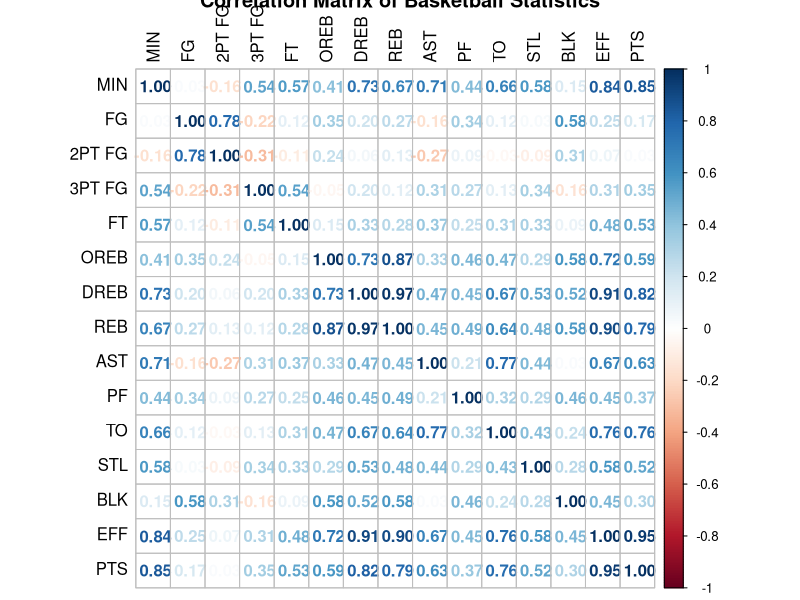
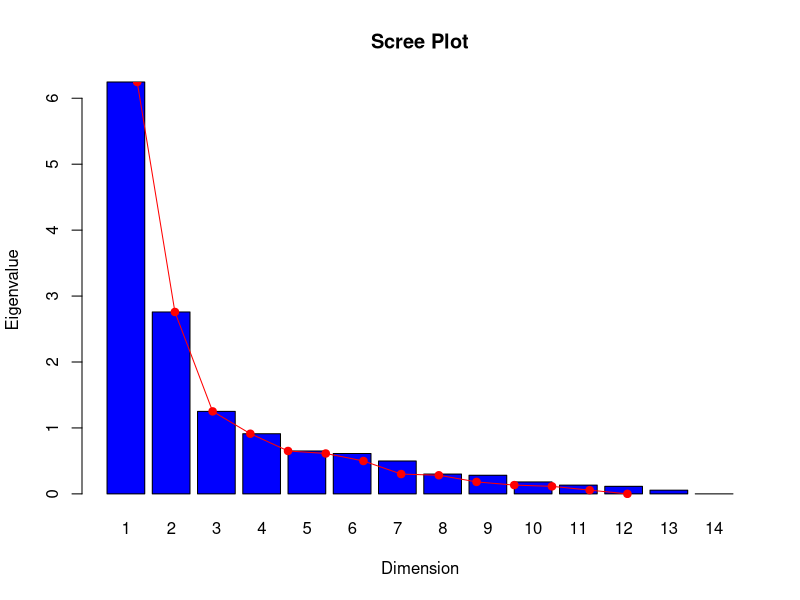
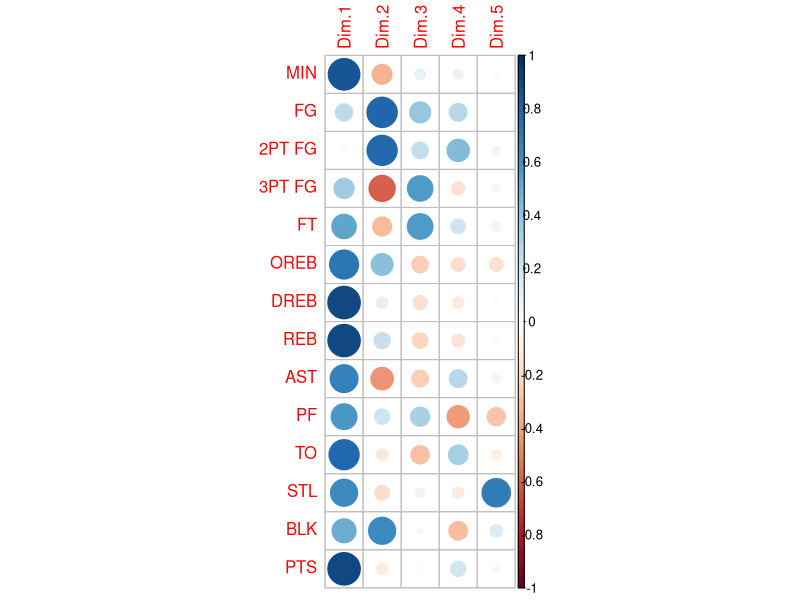
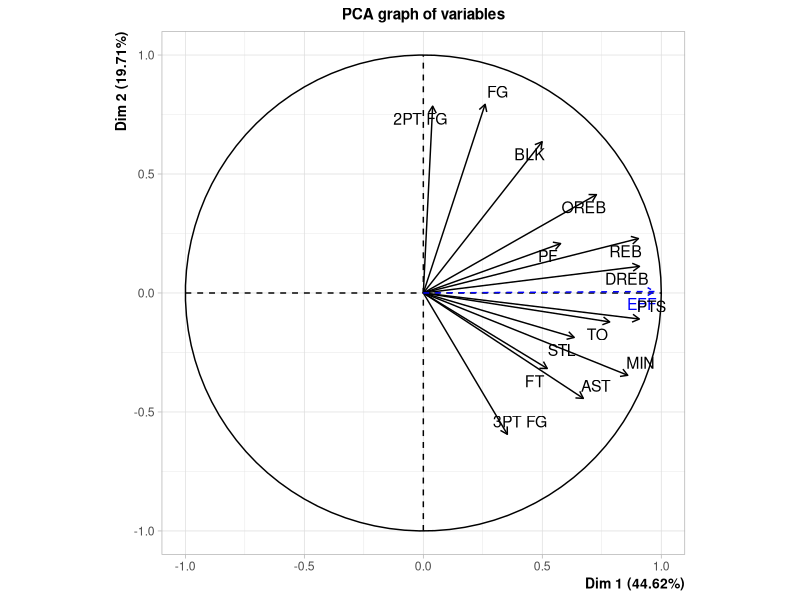
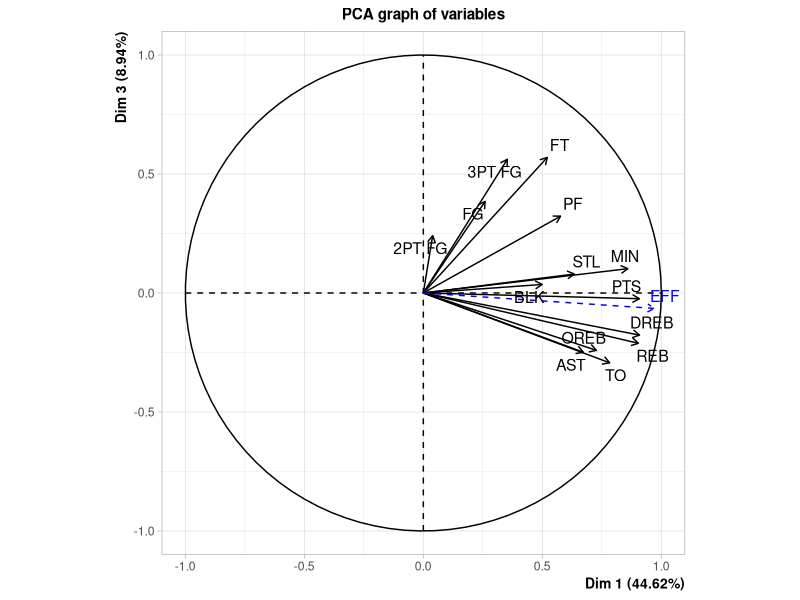
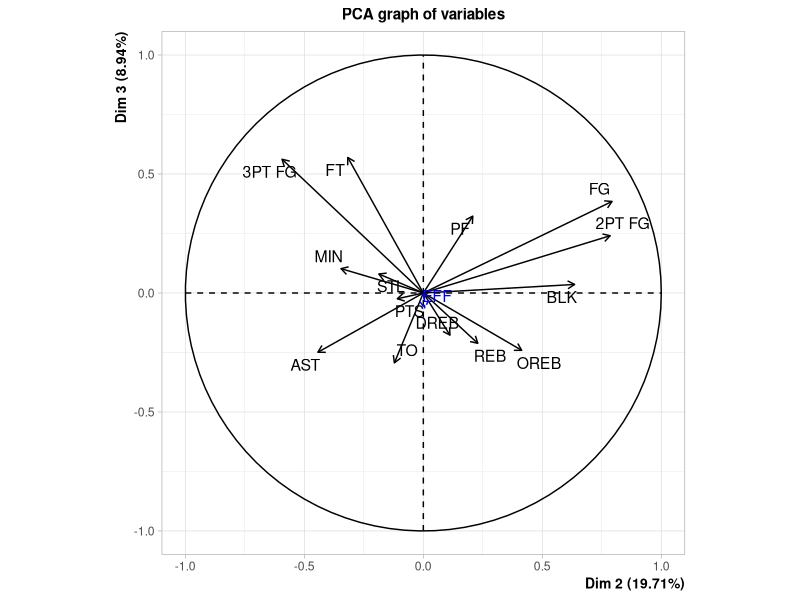
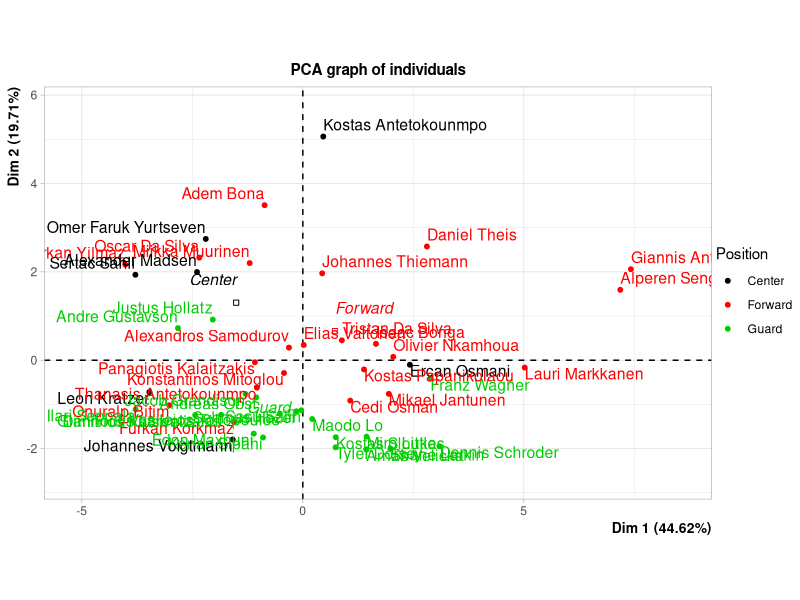
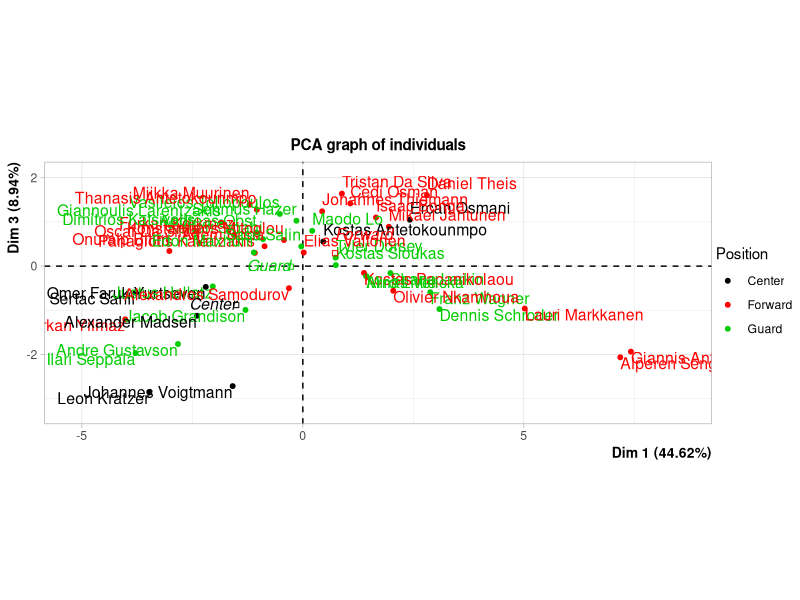

Write the R code that produced these figures, in order.
## ---- chunk 1
options(contrasts=c("contr.treatment","contr.treatment"))

if(!is.null(dev.list())) dev.off()
rm(list = ls())

library(readxl)
library(corrplot)
library(FactoMineR)
## ---- chunk 2
df <- read_excel("data_Eurobasket_2025.xlsx")

df <- as.data.frame(df)

rownames(df) <- df$PLAYER

df <- df[,-1] # remove player column after setting it as a rowname
## ---- chunk 3
summary(df)

df$Team <- as.factor(df$Team)

df$Position <- as.factor(df$Position)

str(df)
## ---- chunk 4
requested_var <- c("Position", "MIN", "FG", "2PT FG", "3PT FG", "FT", "OREB", "DREB", "REB", "AST", "PF", "TO", "STL", "BLK", "EFF", "PTS")

df_subset <- df[,requested_var]

cor_matrix <- cor(df_subset[,-1])

corrplot(cor_matrix, method = "number", tl.col = "black", title = "Correlation Matrix of Basketball Statistics")
## ---- chunk 5
eff_idx <- which(colnames(df_subset) == "EFF")
pos_idx <- which(colnames(df_subset) == "Position")

res.pca <- PCA(df_subset,
           scale.unit = TRUE,
           quali.sup  = pos_idx,
           quanti.sup = eff_idx,
           graph = FALSE)
## ---- chunk 6
res.pca$eig

barplot(res.pca$eig[,1], names.arg = 1:14, main = "Scree Plot", xlab = "Dimension", ylab = "Eigenvalue", col = "blue")
lines(res.pca$eig[,1], type = "o", col = "red", pch = 19)

res.pca$var$coord
corrplot(res.pca$var$coord)
## ---- chunk 7
plot.PCA(res.pca, choix = "var", axes = c(1, 2))
plot.PCA(res.pca, choix = "var", axes = c(1, 3))
plot.PCA(res.pca, choix = "var", axes = c(2, 3))
## ---- chunk 8
# Color individuals by Position for interpretation (habillage = col index of the qualitative sup variable)
plot.PCA(res.pca, choix = "ind", axes = c(1, 2), habillage = 1)
plot.PCA(res.pca, choix = "ind", axes = c(1, 3), habillage = 1)
plot.PCA(res.pca, choix = "ind", axes = c(2, 3), habillage = 1)
## ---- chunk 9
ds <- dist(scale(df_subset[,-1]), method = "euclidean")
## ---- chunk 10
df_binary <- df_subset

binary <- function(x){
  ifelse(x > mean(x), "over_average", "below_average")
}

for(col in names(df_subset[,-1])) {
  df_binary[[col]] <- as.factor(binary(df_subset[[col]]))
}

summary(df_binary)
## ---- chunk 11
res.mca <- MCA(df_binary)

res.mca$eig
barplot(res.mca$eig[,1], main="Eigenvalues", names.arg=1:nrow(res.mca$eig))
abline(h = 1/17, col = "red")

res.mca$var$coord

res.mca$var
dimdesc(res.mca)


plot(res.mca,choix="var",title="Graph of the variables dim 1 vs 2")
plot(res.mca,choix="var",axes=c(2,3),title="Graph of the variables dim 2 vs 3")

# Exploring dimension 1

plot(res.mca,invisible=c("ind"),col.var=c(c("blue", "deepskyblue", "lightblue"), rep(c("black", "red"), 15)),title="Graph of the over/below average performance")

plot(res.mca,col.ind="green",col.var=c(c("blue", "deepskyblue", "lightblue"), rep(c("black", "red"), 15)),title="Graph of the over/below average performance with individuals")

sort(res.mca$ind$coord[, 1], decreasing = TRUE)[1:5]
sort(res.mca$ind$coord[, 1], decreasing = FALSE)[1:5]

# Exploring dimension 2

plot(res.mca,invisible=c("ind"),col.var=c(c("blue", "purple", "red"), rep("black",30)),title="Graph of the playing style performance")

plot(res.mca,col.ind="green",col.var=c(c("blue", "purple", "red"), rep("black",30)),title="Graph of the playing style performance with individuals")

# Exploring dimension 3

plot(res.mca,invisible=c("ind"),col.var=c(c("blue", "purple", "red"), rep("black",30)),axes=c(2,3),title="Graph of the playing style performance")

plot(res.mca,invisible=c("ind"),col.var=c(c("blue", "purple", "red"), rep("black",30)),axes=c(1,3),title="Graph of the playing style performance")
## ---- chunk 12
# Position as a suplementary variable
df_binary$EFF <- NULL
df_binary$EFF <- df_subset$EFF
res.mca.extra <- MCA(df_binary, quali.sup=1, quanti.sup = 16)

summary(res.mca.extra)

barplot(res.mca.extra$eig[,1], main="Eigenvalues extra MCA", names.arg=1:nrow(res.mca.extra$eig))
abline(h = 1/14, col = "red")

res.mca.extra$var$coord

res.mca.extra$var

plot(res.mca.extra,invisible=c("ind"),col.var=c(rep(c("blue", "red"), 15)),title="Graph of the over/below average performance of the extra MCA")
